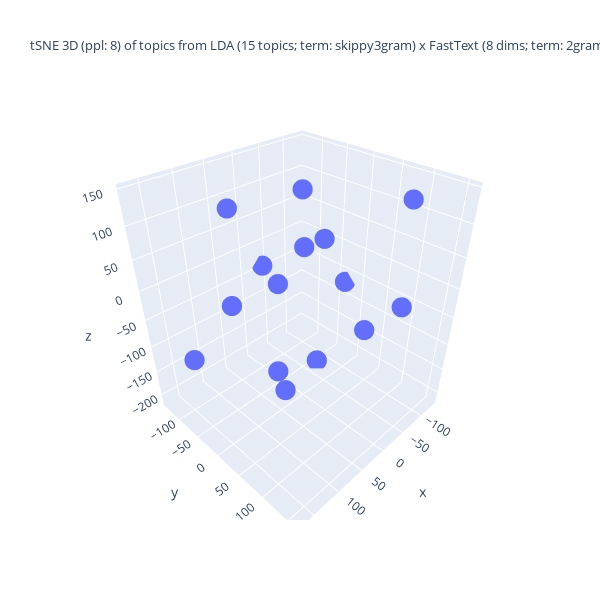

The notebook cell this image was saved under:
### Code cell
%%capture --no-display

## Plotlyを使って tSNE の結果の可視化 (3D)
import numpy as np
import plotly.graph_objects as go

## 変数の指定
d1, d2, d3 = topic_tsne_3d[:,0], topic_tsne_3d[:,1], topic_tsne_3d[:,2]
fig = go.Figure(data = [go.Scatter3d(x = d1, y = d2, z = d3,
                                     mode = 'markers', marker = dict(size = 7)) ])

## 3D 散布図にラベルを追加する処理は未実装
if use_FastText:
    if use_LDA:
        title_val = f"tSNE 3D (ppl: {top_perplexity_val}) of topics from LDA ({n_topics} topics; term: {lda_term_type}) x FastText ({ft_n_dims} dims; term: {ft_term_type}; window: {ft_window_size})"
    else:
        title_val = f"tSNE 3D (ppl: {top_perplexity_val}) of dims under FastText ({n_topics} dims)"
else:
    title_val = f"tSNE 3D (ppl: {top_perplexity_val}) of topics from LDA ({n_topics} topics; term: {lda_term_type})"
#
fig.update_layout(title = dict(text = title_val, font_size = 13),
                  autosize = False, width = 600, height = 600,)
fig.show()

### Figure 1 — Plotly figure (JSON) as saved in the notebook; plotly's stock layout.template omitted (floating-point values rounded to 4 significant figures)
{"data": [{"marker": {"size": 7}, "mode": "markers", "type": "scatter3d", "x": [77.21, -69.81, 48.42, -64.86, 33.2, -37.5, 88.98, 10.65, 170.6, 134.1, -114.5, -132.3, -49.77, 58.92, -10.18], "y": [-72.95, -35.48, -7.573, -21.29, -124.2, -135.5, 87.54, 7.208, -41.14, 101.0, 90.62, -32.1, 76.9, 9.314, 158.9], "z": [-39.23, -212.0, -144.8, 38.12, 85.16, -43.71, 123.7, 145.0, -67.59, -51.37, 119.0, -71.95, -71.52, 27.62, 29.8]}], "layout": {"autosize": false, "height": 600, "title": {"font": {"size": 13}, "text": "tSNE 3D (ppl: 8) of topics from LDA (15 topics; term: skippy3gram) x FastText (8 dims; term: 2gram; window: 5)"}, "width": 600}}
